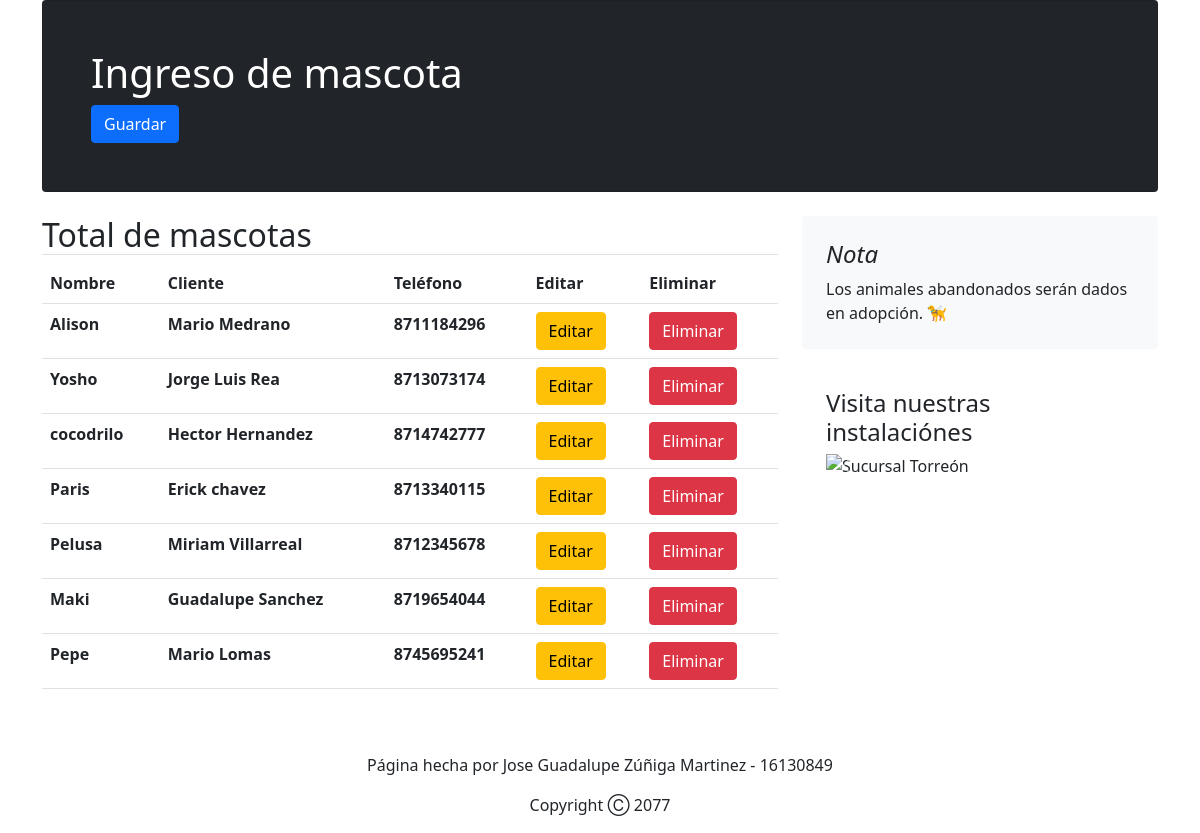
Screenshot of /eliminar/4 with the database file from the repository.
### pets/models.py (models this page shows)
class modeloMascota(models.Model):
    Nombre = models.CharField(max_length=100)
    NombreCliente = models.CharField(max_length=100)
    Telefono = models.CharField(max_length=100)

### pets/views.py (the view)
# urls.py: path('eliminar/<int:pk>',eliminar.as_view(), name='eliminar'),
class eliminar(DeleteView):
    model = modeloMascota
    template_name = 'padre.html'
    success_url = reverse_lazy('home')
    def get_context_data(self,**kwargs):
        context = super().get_context_data(**kwargs)
        listamascotas = modeloMascota.objects.all()
        context['lista'] = listamascotas
        return context

### templates/padre.html (shortened to what this page needs)
<!DOCTYPE html>
<html lang="en">
<head>
    <link href="https://cdn.jsdelivr.net/npm/bootstrap@5.0.0-beta1/dist/css/bootstrap.min.css" rel="stylesheet">
</head>
<body>
    <main class="container">
        <div class="p-4 p-md-5 mb-4 text-white rounded bg-dark card">
            <div class="col-md-6 px-0">
                <h1 class="">Ingreso de mascota </h1>
                <form action="" method="POST">
                    <button class="btn btn-primary">Guardar</button>
                </form>
            </div>
        </div>
        <div class="row">
            <div class="col-md-8">
                <h2 class="blog-post-title border-bottom">Total de mascotas</h2>
                <table class="table">
                    <tr>
                      <th>Nombre</th>
                      <th>Cliente</th>
                      <th>Teléfono</th>
                      <th>Editar</th>
                      <th>Eliminar</th>
                    </tr>
                    {% for mascota in lista %}
                    <tr>
                        <th>{{mascota.Nombre}}</th>
                        <th>{{mascota.NombreCliente}}</th>
                        <th>{{mascota.Telefono}}</th>
                        <th>
                            <a href="{% url 'editar' mascota.pk %}" class="btn btn-warning">Editar</a>
                        </th>
                        <th>
                            <a href="{% url 'eliminar' mascota.pk %}" class="btn btn-danger">Eliminar</a>
                        </th>
                      </tr>
                    {% endfor %}
                  </table>
            </div>
            <div class="col-md-4">
                <div class="p-4 mb-3 bg-light rounded">
                    <h4 class="fst-italic">Nota</h4>
                    <p class="mb-0">Los animales abandonados serán dados en adopción. 🦮</p>
                </div>
                <div class="p-4">
                    <h4>Visita nuestras instalaciónes</h4>
                    <div id="carouselExampleControls" class="carousel slide" data-bs-ride="carousel">
                        <div class="carousel-inner">
                          <div class="carousel-item active">
                            <img src="https://www.mitiendademascotas.com/web/wp-content/uploads/2017/07/Apertura1-648x324.jpg" class="d-block w-100" alt="Sucursal Torreón">
                          </div>
                        </div>
                        <a class="carousel-control-prev" href="#carouselExampleControls" role="button" data-bs-slide="prev">
                          <span class="carousel-control-prev-icon" aria-hidden="true"></span>
                        </a>
                        <a class="carousel-control-next" href="#carouselExampleControls" role="button" data-bs-slide="next">
                          <span class="carousel-control-next-icon" aria-hidden="true"></span>
                        </a>
                      </div>
                </div>
            </div>
        </div>
        <br>
        <footer class="blog-footer text-center">
            <br>
            <p>Página hecha por Jose Guadalupe Zúñiga Martinez  - 16130849</p>
            <p>Copyright Ⓒ  2077</p>
        </footer>
    </main>
</body>
</html>

### rows the page displays
modeloMascota: Nombre "Alison", NombreCliente "Mario Medrano", Telefono "8711184296"
modeloMascota: Nombre "Yosho", NombreCliente "Jorge Luis Rea", Telefono "8713073174"
modeloMascota: Nombre "cocodrilo", NombreCliente "Hector Hernandez", Telefono "8714742777"
modeloMascota: Nombre "Paris", NombreCliente "Erick chavez", Telefono "8713340115"
modeloMascota: Nombre "Pelusa", NombreCliente "Miriam Villarreal", Telefono "8712345678"
modeloMascota: Nombre "Maki", NombreCliente "Guadalupe Sanchez", Telefono "8719654044"
modeloMascota: Nombre "Pepe", NombreCliente "Mario Lomas", Telefono "8745695241"
